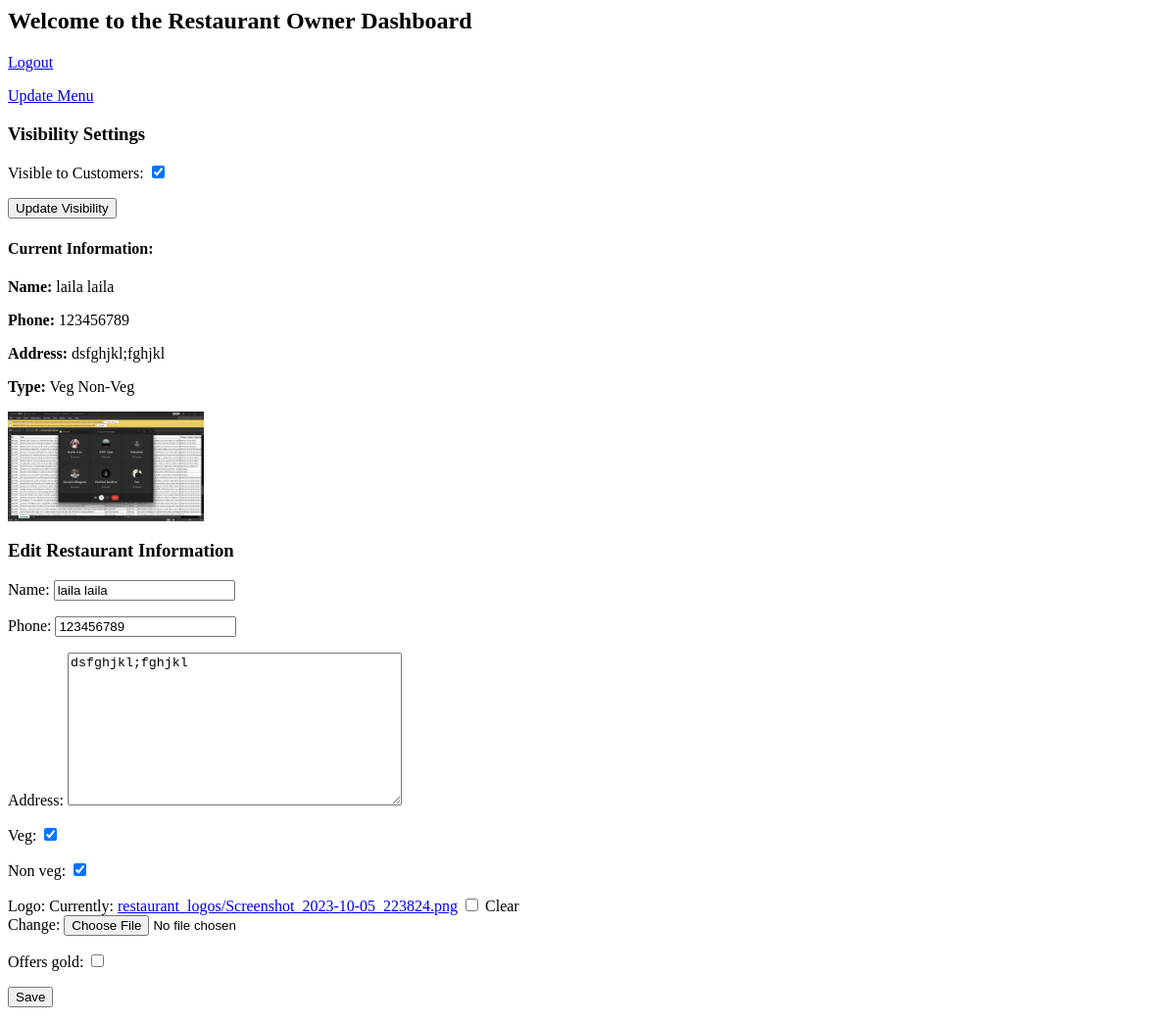
Page /users/restaurant_owner_dashboard/ (signed in) on the earlier database version.
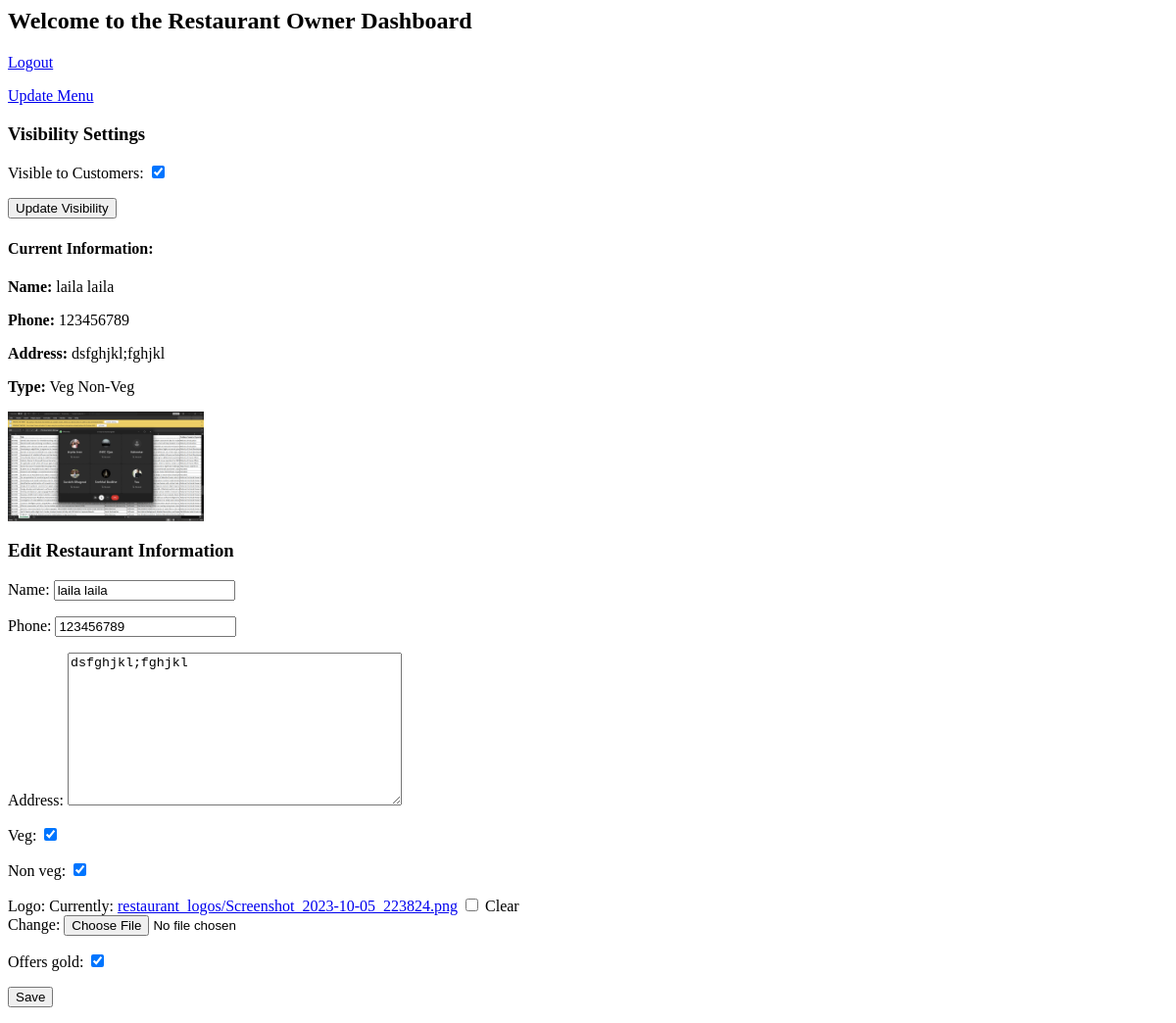
Same page on the later database version.
### restaurant/models.py (models this page shows, shortened)
class Restaurant(models.Model):
    owner = models.OneToOneField(CustomUser, on_delete=models.CASCADE, related_name='restaurant')
    name = models.CharField(max_length=255)
    phone = models.CharField(max_length=15)
    address = models.TextField()
    veg = models.BooleanField(default=False)
    non_veg = models.BooleanField(default=False)
    logo = models.ImageField(upload_to='restaurant_logos/', blank=True, null=True)
    offers_gold = models.BooleanField(default=False)
    is_visible = models.BooleanField(default=False)
    working_hours = models.CharField(max_length=100,  default="9 AM - 9 PM")

### users/views.py (the view)
# urls.py: path('restaurant_owner_dashboard/', views.restaurant_owner_dashboard, name='restaurant_owner_dashboard'),
@login_required
def restaurant_owner_dashboard(request):
    restaurant = Restaurant.objects.get(owner=request.user)
    form = RestaurantForm(instance=restaurant)
    return render(request, 'users/restaurant_owner_dashboard.html', {
        'restaurant': restaurant,
        'form': form
    })

### restaurant/forms.py
class RestaurantForm(forms.ModelForm):
    class Meta:
        model = Restaurant
        fields = ['name', 'phone', 'address', 'veg', 'non_veg', 'logo','offers_gold']

### users/templates/users/restaurant_owner_dashboard.html (shortened to what this page needs)
<h2>Welcome to the Restaurant Owner Dashboard</h2>
<p>
    <a href="{% url 'logout' %}">Logout</a>
</p>
<p>
    <a href="{% url 'manage_menu' %}">Update Menu</a>
</p>
<h3>Visibility Settings</h3>
<form method="POST" action="{% url 'toggle_visibility' %}">
    <p>
        <label for="is_visible">Visible to Customers:</label>
        <input type="checkbox" name="is_visible" id="is_visible" {% if restaurant.is_visible %}checked{% endif %}>
    </p>
    <button type="submit">Update Visibility</button>
</form>
{% if restaurant %}
    <h4>Current Information:</h4>
    <p><strong>Name:</strong> {{ restaurant.name }}</p>
    <p><strong>Phone:</strong> {{ restaurant.phone }}</p>
    <p><strong>Address:</strong> {{ restaurant.address }}</p>
    <p><strong>Type:</strong>
        {% if restaurant.veg %} Veg {% endif %}
        {% if restaurant.non_veg %} Non-Veg {% endif %}
    </p>
    {% if restaurant.logo %}
        <img src="{{ restaurant.logo.url }}" alt="Restaurant Logo" style="max-width: 200px;">
    {% endif %}
{% endif %}
<h3>Edit Restaurant Information</h3>
<form method="POST" enctype="multipart/form-data" action="{% url 'edit_restaurant_info' %}">
    {{ form.as_p }}
    <button type="submit">Save</button>
</form>

Differences in the rows shown:
changed Restaurant "laila laila": offers_gold "☐" → "☑"
